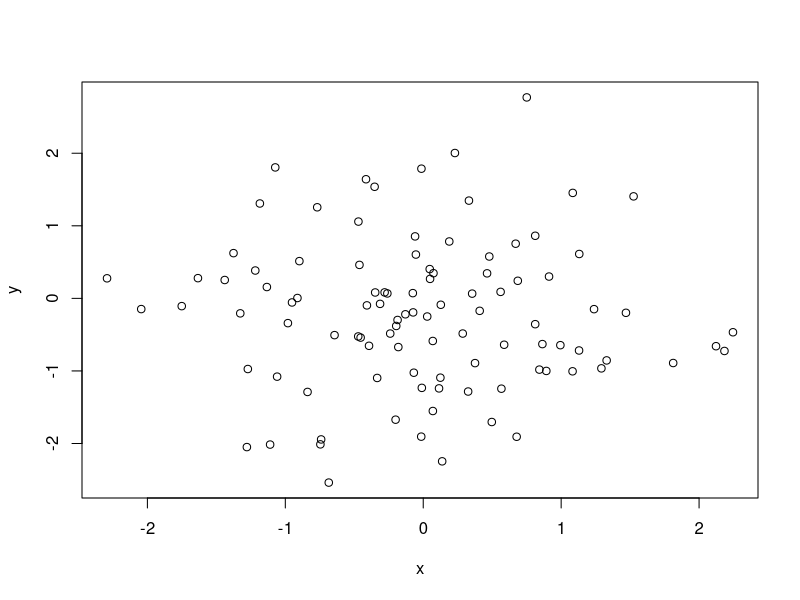
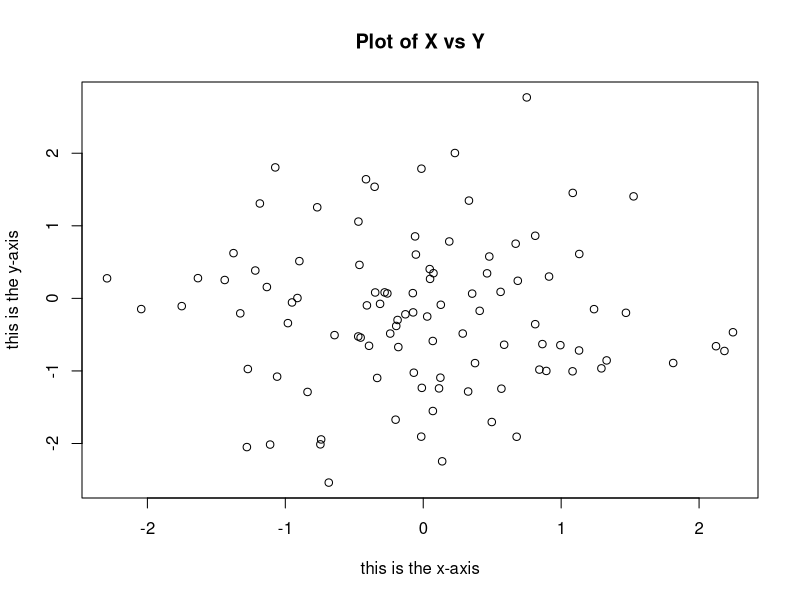
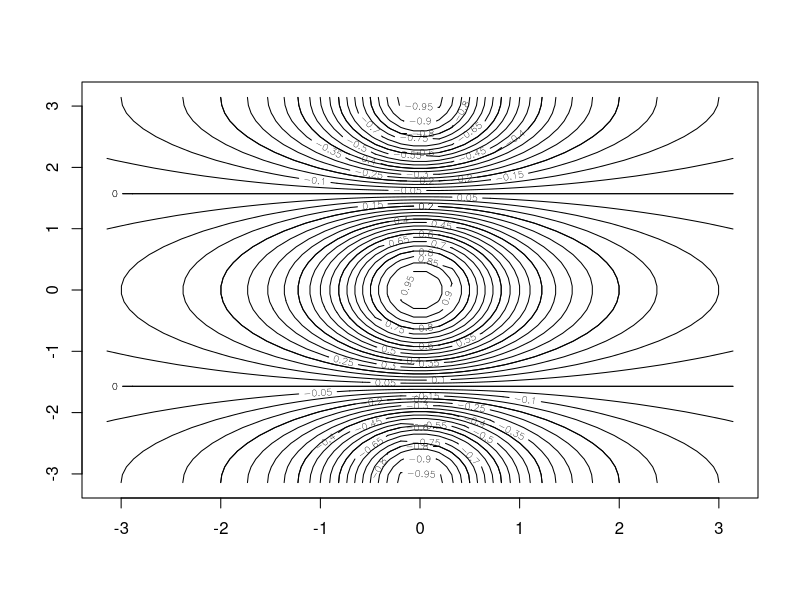
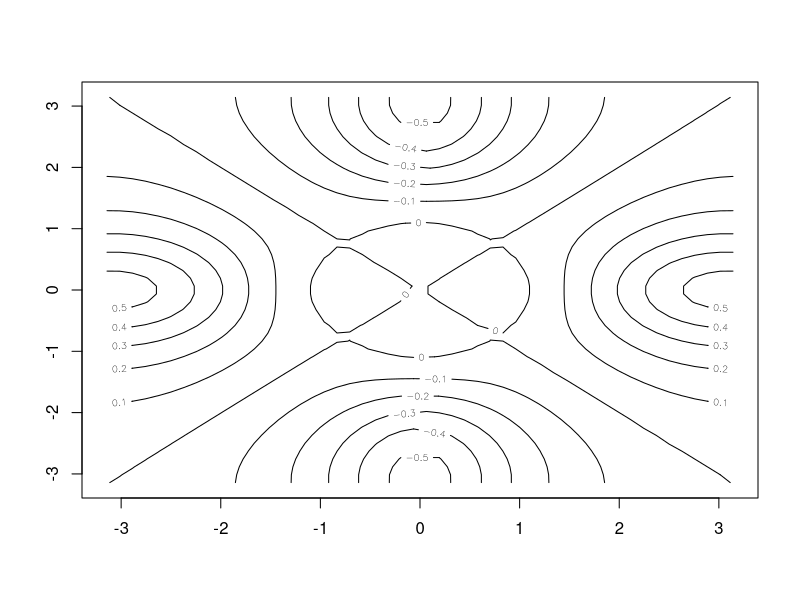
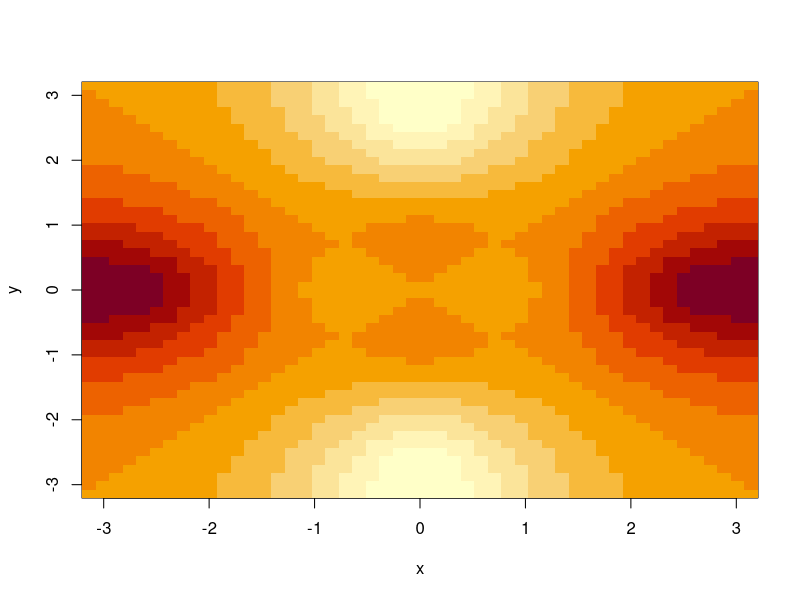
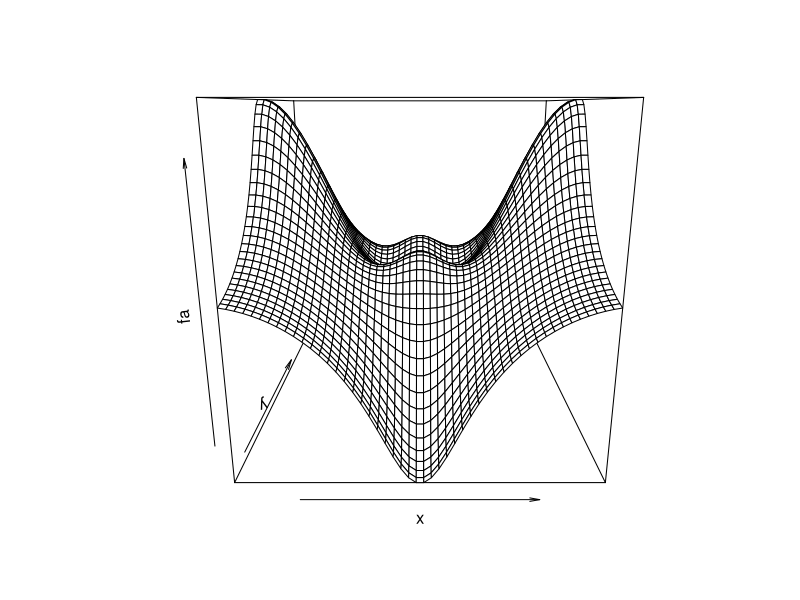
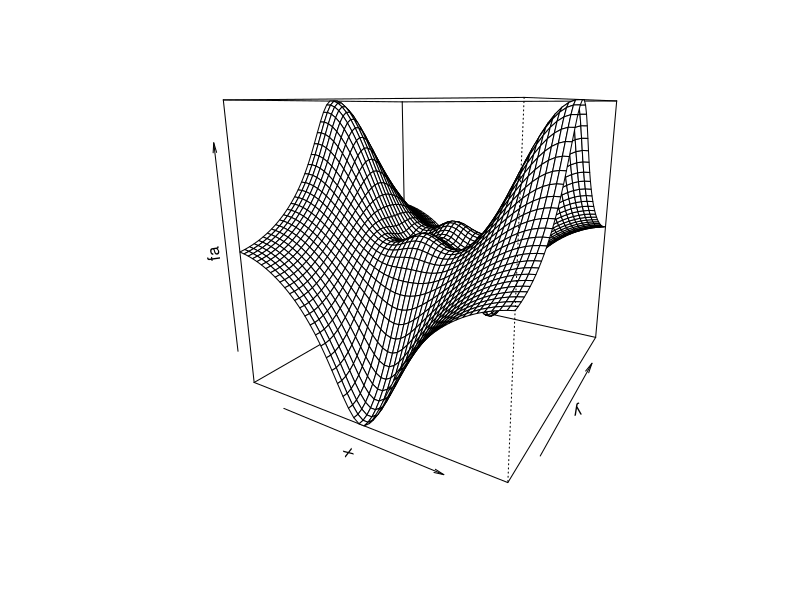
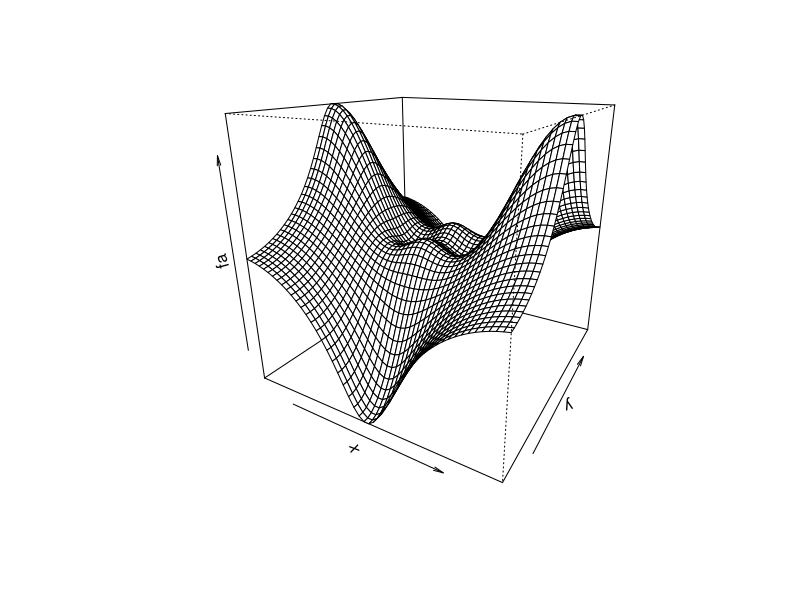

Reproduce these figures in R, in order.
# Chapter 02 Statistical Learning
## 2.3 Lab: Introduction to R

### 2.3.2 Graphics

x = rnorm(100)
y = rnorm(100)
plot(x, y)
plot(x, y, xlab = 'this is the x-axis',
     ylab = 'this is the y-axis',
     main = 'Plot of X vs Y')

pdf('Figure.pdf') #create pdf file
plot(x, y, col = 'green')
dev.off() #done of creating the plot

x = seq(1, 10)
x

x = 1:10
x

x = seq(-pi, pi, length = 50)
x

y = x
f = outer(x, y, function(x, y) cos(y) / (1 + x^2))
contour(x, y, f)
contour(x, y, f, nlevels = 45, add = T)

fa = (f - t(f))/ 2
contour(x, y, fa, nlevels = 15)

image(x, y, fa)
persp(x, y, fa)
persp(x, y, fa, theta = 30)
persp(x, y, fa, theta = 30, phi = 20)
persp(x, y, fa, theta = 30, phi = 70)
persp(x, y, fa, theta = 30, phi = 40)